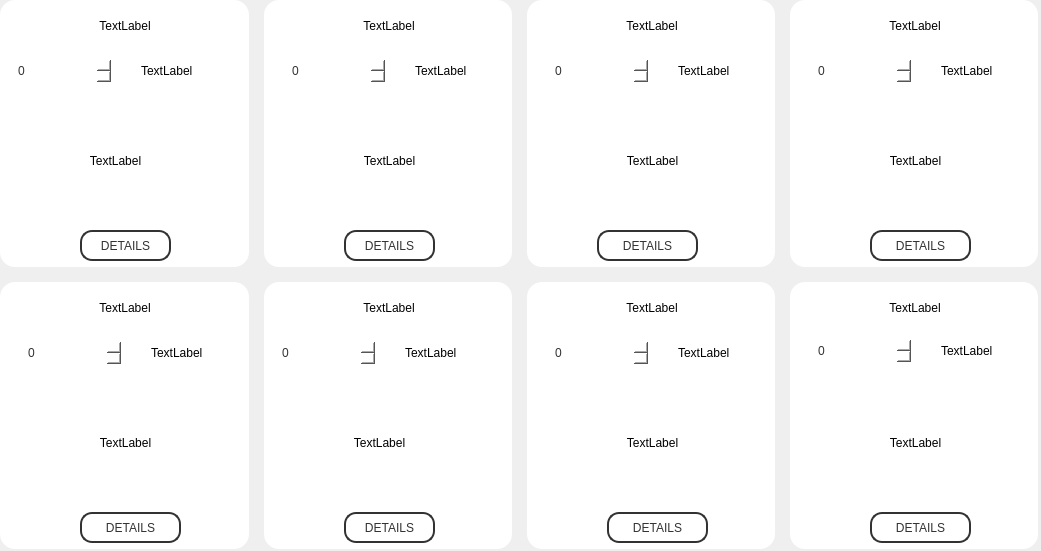
   <widget class="QWidget" name="gridLayoutWidget">
    <property name="geometry">
     <rect>
      <x>80</x>
      <y>120</y>
      <width>1041</width>
      <height>551</height>
     </rect>
    </property>
    <layout class="QGridLayout" name="gridLayout">
     <property name="leftMargin">
      <number>0</number>
     </property>
     <property name="topMargin">
      <number>0</number>
     </property>
     <property name="rightMargin">
      <number>0</number>
     </property>
     <property name="bottomMargin">
      <number>0</number>
     </property>
     <property name="spacing">
      <number>15</number>
     </property>
     <item row="1" column="1">
      <widget class="QFrame" name="frame_7">
       <property name="styleSheet">
        <string notr="true">background-color: rgb(255, 255, 255);
border-style: outset;
font: 12pt &quot;Consolas&quot;;

border-radius: 15px;
padding: 6px;

</string>
       </property>
       <property name="frameShape">
        <enum>QFrame::StyledPanel</enum>
       </property>
       <property name="frameShadow">
        <enum>QFrame::Raised</enum>
       </property>
       <widget class="QPushButton" name="plus_5">
        <property name="geometry">
         <rect>
          <x>210</x>
          <y>10</y>
          <width>31</width>
          <height>31</height>
         </rect>
        </property>
        <property name="cursor">
         <cursorShape>PointingHandCursor</cursorShape>
        </property>
        <property name="styleSheet">
         <string notr="true"/>
        </property>
        <property name="text">
         <string/>
        </property>
       </widget>
       <widget class="QLabel" name="label_5_name">
        <property name="geometry">
         <rect>
          <x>0</x>
          <y>10</y>
          <width>250</width>
          <height>31</height>
         </rect>
        </property>
        <property name="text">
         <string>TextLabel</string>
        </property>
        <property name="alignment">
         <set>Qt::AlignCenter</set>
        </property>
       </widget>
       <widget class="QLabel" name="label_5_img">
        <property name="geometry">
         <rect>
          <x>10</x>
          <y>100</y>
          <width>211</width>
          <height>121</height>
         </rect>
        </property>
        <property name="text">
         <string>TextLabel</string>
        </property>
        <property name="alignment">
         <set>Qt::AlignCenter</set>
        </property>
       </widget>
       <widget class="QPushButton" name="pushButton_5_back">
        <property name="geometry">
         <rect>
          <x>80</x>
          <y>230</y>
          <width>91</width>
          <height>31</height>
         </rect>
        </property>
        <property name="cursor">
         <cursorShape>PointingHandCursor</cursorShape>
        </property>
        <property name="styleSheet">
         <string notr="true">color:rgb(50, 50, 50);
background-color: rgba(255, 255, 255, 0);
border: 2px solid rgb(50, 50, 50);
border-radius:  12px; 
font: 12pt &quot;Consolas&quot;;</string>
        </property>
        <property name="text">
         <string>DETAILS</string>
        </property>
       </widget>
       <widget class="QWidget" name="layoutWidget_12">
        <property name="geometry">
         <rect>
          <x>10</x>
          <y>50</y>
          <width>224</width>
          <height>42</height>
         </rect>
        </property>
        <layout class="QHBoxLayout" name="horizontalLayout_13" stretch="0,0">
         <property name="spacing">
          <number>20</number>
         </property>
         <property name="rightMargin">
          <number>0</number>
         </property>
         <item>
          <widget class="QDoubleSpinBox" name="doubleSpinBox_5">
           <property name="styleSheet">
            <string notr="true">color: rgb(50, 50, 50);
font: 12pt &quot;Consolas&quot;;</string>
           </property>
           <property name="decimals">
            <number>0</number>
           </property>
          </widget>
         </item>
         <item>
          <widget class="QLabel" name="label_5_price">
           <property name="text">
            <string>TextLabel</string>
           </property>
          </widget>
         </item>
        </layout>
       </widget>
       <zorder>label_5_name</zorder>
       <zorder>label_5_img</zorder>
       <zorder>pushButton_5_back</zorder>
       <zorder>layoutWidget_12</zorder>
       <zorder>plus_5</zorder>
      </widget>
     </item>
     <item row="0" column="3">
      <widget class="QFrame" name="frame_4">
       <property name="sizePolicy">
        <sizepolicy hsizetype="Fixed" vsizetype="Preferred">
         <horstretch>0</horstretch>
         <verstretch>0</verstretch>
        </sizepolicy>
       </property>
       <property name="minimumSize">
        <size>
         <width>248</width>
         <height>0</height>
        </size>
       </property>
       <property name="styleSheet">
        <string notr="true">background-color: rgb(255, 255, 255);
border-style: outset;
font: 12pt &quot;Consolas&quot;;

border-radius: 15px;
padding: 6px;

</string>
       </property>
       <property name="frameShape">
        <enum>QFrame::StyledPanel</enum>
       </property>
       <property name="frameShadow">
        <enum>QFrame::Raised</enum>
       </property>
       <widget class="QPushButton" name="plus_2">
        <property name="geometry">
         <rect>
          <x>210</x>
          <y>10</y>
          <width>31</width>
          <height>31</height>
         </rect>
        </property>
        <property name="cursor">
         <cursorShape>PointingHandCursor</cursorShape>
        </property>
        <property name="styleSheet">
         <string notr="true"/>
        </property>
        <property name="text">
         <string/>
        </property>
       </widget>
       <widget class="QLabel" name="label_2_name">
        <property name="geometry">
         <rect>
          <x>0</x>
          <y>10</y>
          <width>250</width>
          <height>31</height>
         </rect>
        </property>
        <property name="styleSheet">
         <string notr="true">font: 12pt &quot;Consolas&quot;;</string>
        </property>
        <property name="text">
         <string>TextLabel</string>
        </property>
        <property name="alignment">
         <set>Qt::AlignCenter</set>
        </property>
       </widget>
       <widget class="QLabel" name="label_2_img">
        <property name="geometry">
         <rect>
          <x>20</x>
          <y>100</y>
          <width>211</width>
          <height>121</height>
         </rect>
        </property>
        <property name="text">
         <string>TextLabel</string>
        </property>
        <property name="alignment">
         <set>Qt::AlignCenter</set>
        </property>
       </widget>
       <widget class="QPushButton" name="pushButton_2_back">
        <property name="geometry">
         <rect>
          <x>70</x>
          <y>230</y>
          <width>101</width>
          <height>31</height>
         </rect>
        </property>
        <property name="cursor">
         <cursorShape>PointingHandCursor</cursorShape>
        </property>
        <property name="styleSheet">
         <string notr="true">color:rgb(50, 50, 50);
background-color: rgba(255, 255, 255, 0);
border: 2px solid rgb(50, 50, 50);
border-radius:  12px; 
font: 12pt &quot;Consolas&quot;;</string>
        </property>
        <property name="text">
         <string>DETAILS</string>
        </property>
       </widget>
       <widget class="QWidget" name="layoutWidget_7">
        <property name="geometry">
         <rect>
          <x>20</x>
          <y>50</y>
          <width>224</width>
          <height>42</height>
         </rect>
        </property>
        <layout class="QHBoxLayout" name="horizontalLayout_8" stretch="0,0">
         <property name="spacing">
          <number>20</number>
         </property>
         <property name="rightMargin">
          <number>0</number>
         </property>
         <item>
          <widget class="QDoubleSpinBox" name="doubleSpinBox_2">
           <property name="styleSheet">
            <string notr="true">color: rgb(50, 50, 50);
font: 12pt &quot;Consolas&quot;;</string>
           </property>
           <property name="decimals">
            <number>0</number>
           </property>
          </widget>
         </item>
         <item>
          <widget class="QLabel" name="label_2_price">
           <property name="text">
            <string>TextLabel</string>
           </property>
          </widget>
         </item>
        </layout>
       </widget>
       <zorder>label_2_img</zorder>
       <zorder>label_2_name</zorder>
       <zorder>pushButton_2_back</zorder>
       <zorder>layoutWidget_7</zorder>
       <zorder>plus_2</zorder>
      </widget>
     </item>
     <item row="1" column="3">
      <widget class="QFrame" name="frame_8">
       <property name="styleSheet">
        <string notr="true">background-color: rgb(255, 255, 255);
border-style: outset;
font: 12pt &quot;Consolas&quot;;

border-radius: 15px;
padding: 6px;

</string>
       </property>
       <property name="frameShape">
        <enum>QFrame::StyledPanel</enum>
       </property>
       <property name="frameShadow">
        <enum>QFrame::Raised</enum>
       </property>
       <widget class="QPushButton" name="plus_6">
        <property name="geometry">
         <rect>
          <x>210</x>
          <y>10</y>
          <width>31</width>
          <height>31</height>
         </rect>
        </property>
        <property name="cursor">
         <cursorShape>PointingHandCursor</cursorShape>
        </property>
        <property name="styleSheet">
         <string notr="true"/>
        </property>
        <property name="text">
         <string/>
        </property>
       </widget>
       <widget class="QLabel" name="label_6_name">
        <property name="geometry">
         <rect>
          <x>0</x>
          <y>10</y>
          <width>250</width>
          <height>31</height>
         </rect>
        </property>
        <property name="text">
         <string>TextLabel</string>
        </property>
        <property name="alignment">
         <set>Qt::AlignCenter</set>
        </property>
       </widget>
       <widget class="QLabel" name="label_6_img">
        <property name="geometry">
         <rect>
          <x>20</x>
          <y>100</y>
          <width>211</width>
          <height>121</height>
         </rect>
        </property>
        <property name="text">
         <string>TextLabel</string>
        </property>
        <property name="alignment">
         <set>Qt::AlignCenter</set>
        </property>
       </widget>
       <widget class="QPushButton" name="pushButton_6_back">
        <property name="geometry">
         <rect>
          <x>80</x>
          <y>230</y>
          <width>101</width>
          <height>31</height>
         </rect>
        </property>
        <property name="cursor">
         <cursorShape>PointingHandCursor</cursorShape>
        </property>
        <property name="styleSheet">
         <string notr="true">color:rgb(50, 50, 50);
background-color: rgba(255, 255, 255, 0);
border: 2px solid rgb(50, 50, 50);
border-radius:  12px; 
font: 12pt &quot;Consolas&quot;;</string>
        </property>
        <property name="text">
         <string>DETAILS</string>
        </property>
       </widget>
       <widget class="QWidget" name="layoutWidget_13">
        <property name="geometry">
         <rect>
          <x>20</x>
          <y>50</y>
          <width>224</width>
          <height>42</height>
         </rect>
        </property>
        <layout class="QHBoxLayout" name="horizontalLayout_14" stretch="0,0">
         <property name="spacing">
          <number>20</number>
         </property>
         <property name="rightMargin">
          <number>0</number>
         </property>
         <item>
          <widget class="QDoubleSpinBox" name="doubleSpinBox_6">
           <property name="styleSheet">
            <string notr="true">color: rgb(50, 50, 50);
font: 12pt &quot;Consolas&quot;;</string>
           </property>
           <property name="decimals">
            <number>0</number>
           </property>
          </widget>
         </item>
         <item>
          <widget class="QLabel" name="label_6_price">
           <property name="text">
            <string>TextLabel</string>
           </property>
          </widget>
         </item>
        </layout>
       </widget>
       <zorder>label_6_img</zorder>
       <zorder>label_6_name</zorder>
       <zorder>pushButton_6_back</zorder>
       <zorder>layoutWidget_13</zorder>
       <zorder>plus_6</zorder>
      </widget>
     </item>
     <item row="1" column="6">
      <widget class="QFrame" name="frame_9">
       <property name="sizePolicy">
        <sizepolicy hsizetype="Preferred" vsizetype="Fixed">
         <horstretch>0</horstretch>
         <verstretch>0</verstretch>
        </sizepolicy>
       </property>
       <property name="minimumSize">
        <size>
         <width>0</width>
         <height>267</height>
        </size>
       </property>
       <property name="styleSheet">
        <string notr="true">background-color: rgb(255, 255, 255);
font: 12pt &quot;Consolas&quot;;
border-radius: 15px;
padding: 6px;

</string>
       </property>
       <property name="frameShape">
        <enum>QFrame::StyledPanel</enum>
       </property>
       <property name="frameShadow">
        <enum>QFrame::Raised</enum>
       </property>
       <widget class="QPushButton" name="plus_7">
        <property name="geometry">
         <rect>
          <x>210</x>
          <y>10</y>
          <width>31</width>
          <height>31</height>
         </rect>
        </property>
        <property name="cursor">
         <cursorShape>PointingHandCursor</cursorShape>
        </property>
        <property name="styleSheet">
         <string notr="true"/>
        </property>
        <property name="text">
         <string/>
        </property>
       </widget>
       <widget class="QLabel" name="label_7_name">
        <property name="geometry">
         <rect>
          <x>0</x>
          <y>10</y>
          <width>250</width>
          <height>31</height>
         </rect>
        </property>
        <property name="styleSheet">
         <string notr="true">font: 12pt &quot;Consolas&quot;;</string>
        </property>
        <property name="text">
         <string>TextLabel</string>
        </property>
        <property name="alignment">
         <set>Qt::AlignCenter</set>
        </property>
       </widget>
       <widget class="QLabel" name="label_7_img">
        <property name="geometry">
         <rect>
          <x>20</x>
          <y>100</y>
          <width>211</width>
          <height>121</height>
         </rect>
        </property>
        <property name="text">
         <string>TextLabel</string>
        </property>
        <property name="alignment">
         <set>Qt::AlignCenter</set>
        </property>
       </widget>
       <widget class="QPushButton" name="pushButton_7_back">
        <property name="geometry">
         <rect>
          <x>80</x>
          <y>230</y>
          <width>101</width>
          <height>31</height>
         </rect>
        </property>
        <property name="cursor">
         <cursorShape>PointingHandCursor</cursorShape>
        </property>
        <property name="styleSheet">
         <string notr="true">color:rgb(50, 50, 50);
background-color: rgba(255, 255, 255, 0);
border: 2px solid rgb(50, 50, 50);
border-radius:  12px; 
font: 12pt &quot;Consolas&quot;;</string>
        </property>
        <property name="text">
         <string>DETAILS</string>
        </property>
       </widget>
       <widget class="QWidget" name="layoutWidget_14">
        <property name="geometry">
         <rect>
          <x>20</x>
          <y>50</y>
          <width>224</width>
          <height>38</height>
         </rect>
        </property>
        <layout class="QHBoxLayout" name="horizontalLayout_15" stretch="0,0">
         <property name="spacing">
          <number>20</number>
         </property>
         <property name="rightMargin">
          <number>0</number>
         </property>
         <item>
          <widget class="QDoubleSpinBox" name="doubleSpinBox_7">
           <property name="styleSheet">
            <string notr="true">color: rgb(50, 50, 50);
font: 12pt &quot;Consolas&quot;;</string>
           </property>
           <property name="decimals">
            <number>0</number>
           </property>
          </widget>
         </item>
         <item>
          <widget class="QLabel" name="label_7_price">
           <property name="text">
            <string>TextLabel</string>
           </property>
          </widget>
         </item>
        </layout>
       </widget>
       <zorder>label_7_img</zorder>
       <zorder>label_7_name</zorder>
       <zorder>pushButton_7_back</zorder>
       <zorder>layoutWidget_14</zorder>
       <zorder>plus_7</zorder>
      </widget>
     </item>
     <item row="1" column="0">
      <widget class="QFrame" name="frame_6">
       <property name="styleSheet">
        <string notr="true">background-color: rgb(255, 255, 255);
border-style: outset;
font: 12pt &quot;Consolas&quot;;

border-radius: 15px;
padding: 6px;

</string>
       </property>
       <property name="frameShape">
        <enum>QFrame::StyledPanel</enum>
       </property>
       <property name="frameShadow">
        <enum>QFrame::Raised</enum>
       </property>
       <widget class="QPushButton" name="plus_4">
        <property name="geometry">
         <rect>
          <x>210</x>
          <y>10</y>
          <width>31</width>
          <height>31</height>
         </rect>
        </property>
        <property name="cursor">
         <cursorShape>PointingHandCursor</cursorShape>
        </property>
        <property name="styleSheet">
         <string notr="true"/>
        </property>
        <property name="text">
         <string/>
        </property>
       </widget>
       <widget class="QLabel" name="label_4_name">
        <property name="geometry">
         <rect>
          <x>0</x>
          <y>10</y>
          <width>250</width>
          <height>31</height>
         </rect>
        </property>
        <property name="text">
         <string>TextLabel</string>
        </property>
        <property name="alignment">
         <set>Qt::AlignCenter</set>
        </property>
       </widget>
       <widget class="QLabel" name="label_4_img">
        <property name="geometry">
         <rect>
          <x>20</x>
          <y>100</y>
          <width>211</width>
          <height>121</height>
         </rect>
        </property>
        <property name="text">
         <string>TextLabel</string>
        </property>
        <property name="alignment">
         <set>Qt::AlignCenter</set>
        </property>
       </widget>
       <widget class="QPushButton" name="pushButton_4_back">
        <property name="geometry">
         <rect>
          <x>80</x>
          <y>230</y>
          <width>101</width>
          <height>31</height>
         </rect>
        </property>
        <property name="cursor">
         <cursorShape>PointingHandCursor</cursorShape>
        </property>
        <property name="styleSheet">
         <string notr="true">color:rgb(50, 50, 50);
background-color: rgba(255, 255, 255, 0);
border: 2px solid rgb(50, 50, 50);
border-radius:  12px; 
font: 12pt &quot;Consolas&quot;;</string>
        </property>
        <property name="text">
         <string>DETAILS</string>
        </property>
       </widget>
       <widget class="QWidget" name="layoutWidget_11">
        <property name="geometry">
         <rect>
          <x>20</x>
          <y>50</y>
          <width>224</width>
          <height>42</height>
         </rect>
        </property>
        <layout class="QHBoxLayout" name="horizontalLayout_12" stretch="0,0">
         <property name="spacing">
          <number>20</number>
         </property>
         <property name="rightMargin">
          <number>0</number>
         </property>
         <item>
          <widget class="QDoubleSpinBox" name="doubleSpinBox_4">
           <property name="styleSheet">
            <string notr="true">color: rgb(50, 50, 50);
font: 12pt &quot;Consolas&quot;;</string>
           </property>
           <property name="decimals">
            <number>0</number>
           </property>
          </widget>
         </item>
         <item>
          <widget class="QLabel" name="label_4_price">
           <property name="text">
            <string>TextLabel</string>
           </property>
          </widget>
         </item>
        </layout>
       </widget>
       <zorder>label_4_name</zorder>
       <zorder>label_4_img</zorder>
       <zorder>pushButton_4_back</zorder>
       <zorder>layoutWidget_11</zorder>
       <zorder>plus_4</zorder>
      </widget>
     </item>
     <item row="0" column="0">
      <widget class="QFrame" name="frame_0">
       <property name="enabled">
        <bool>true</bool>
       </property>
       <property name="sizePolicy">
        <sizepolicy hsizetype="Fixed" vsizetype="Fixed">
         <horstretch>0</horstretch>
         <verstretch>0</verstretch>
        </sizepolicy>
       </property>
       <property name="minimumSize">
        <size>
         <width>249</width>
         <height>267</height>
        </size>
       </property>
       <property name="styleSheet">
        <string notr="true">background-color: rgb(255, 255, 255);
border-style: outset;
font: 12pt &quot;Consolas&quot;;

border-radius: 15px;
padding: 6px;

</string>
       </property>
       <property name="frameShape">
        <enum>QFrame::StyledPanel</enum>
       </property>
       <property name="frameShadow">
        <enum>QFrame::Raised</enum>
       </property>
       <widget class="QPushButton" name="plus_0">
        <property name="geometry">
         <rect>
          <x>210</x>
          <y>10</y>
          <width>31</width>
          <height>31</height>
         </rect>
        </property>
        <property name="cursor">
         <cursorShape>PointingHandCursor</cursorShape>
        </property>
        <property name="styleSheet">
         <string notr="true"/>
        </property>
        <property name="text">
         <string/>
        </property>
       </widget>
       <widget class="QLabel" name="label_0_name">
        <property name="geometry">
         <rect>
          <x>0</x>
          <y>10</y>
          <width>250</width>
          <height>31</height>
         </rect>
        </property>
        <property name="styleSheet">
         <string notr="true">font: 12pt &quot;Consolas&quot;;</string>
        </property>
        <property name="text">
         <string>TextLabel</string>
        </property>
        <property name="alignment">
         <set>Qt::AlignCenter</set>
        </property>
       </widget>
       <widget class="QLabel" name="label_0_img">
        <property name="geometry">
         <rect>
          <x>10</x>
          <y>100</y>
          <width>211</width>
          <height>121</height>
         </rect>
        </property>
        <property name="text">
         <string>TextLabel</string>
        </property>
        <property name="alignment">
         <set>Qt::AlignCenter</set>
        </property>
       </widget>
       <widget class="QWidget" name="layoutWidget_3">
        <property name="geometry">
         <rect>
          <x>10</x>
          <y>50</y>
          <width>224</width>
          <height>42</height>
         </rect>
        </property>
        <layout class="QHBoxLayout" name="horizontalLayout_4" stretch="0,0">
         <property name="spacing">
          <number>20</number>
         </property>
         <property name="rightMargin">
          <number>0</number>
         </property>
         <item>
          <widget class="QDoubleSpinBox" name="doubleSpinBox_0">
           <property name="styleSheet">
            <string notr="true">color: rgb(50, 50, 50);
font: 12pt &quot;Consolas&quot;;</string>
           </property>
           <property name="decimals">
            <number>0</number>
           </property>
          </widget>
         </item>
         <item>
          <widget class="QLabel" name="label_0_price">
           <property name="text">
            <string>TextLabel</string>
           </property>
          </widget>
         </item>
        </layout>
       </widget>
       <widget class="QPushButton" name="pushButton_back_0">
        <property name="geometry">
         <rect>
          <x>80</x>
          <y>230</y>
          <width>91</width>
          <height>31</height>
         </rect>
        </property>
        <property name="cursor">
         <cursorShape>PointingHandCursor</cursorShape>
        </property>
        <property name="styleSheet">
         <string notr="true">color:rgb(50, 50, 50);
background-color: rgba(255, 255, 255, 0);
border: 2px solid rgb(50, 50, 50);
border-radius:  12px; 
font: 12pt &quot;Consolas&quot;;</string>
        </property>
        <property name="text">
         <string>DETAILS</string>
        </property>
       </widget>
       <zorder>label_0_img</zorder>
       <zorder>label_0_name</zorder>
       <zorder>pushButton_back_0</zorder>
       <zorder>layoutWidget_3</zorder>
       <zorder>plus_0</zorder>
      </widget>
     </item>
     <item row="0" column="1">
      <widget class="QFrame" name="frame_1">
       <property name="sizePolicy">
        <sizepolicy hsizetype="Fixed" vsizetype="Preferred">
         <horstretch>0</horstretch>
         <verstretch>0</verstretch>
        </sizepolicy>
       </property>
       <property name="minimumSize">
        <size>
         <width>248</width>
         <height>0</height>
        </size>
       </property>
       <property name="styleSheet">
        <string notr="true">background-color: rgb(255, 255, 255);
border-style: outset;
font: 12pt &quot;Consolas&quot;;

border-radius: 15px;
padding: 6px;

</string>
       </property>
       <property name="frameShape">
        <enum>QFrame::StyledPanel</enum>
       </property>
       <property name="frameShadow">
        <enum>QFrame::Raised</enum>
       </property>
       <widget class="QPushButton" name="plus_1">
        <property name="geometry">
         <rect>
          <x>210</x>
          <y>10</y>
          <width>31</width>
          <height>31</height>
         </rect>
        </property>
        <property name="cursor">
         <cursorShape>PointingHandCursor</cursorShape>
        </property>
        <property name="styleSheet">
         <string notr="true"/>
        </property>
        <property name="text">
         <string/>
        </property>
       </widget>
       <widget class="QLabel" name="label_1_name">
        <property name="geometry">
         <rect>
          <x>0</x>
          <y>10</y>
          <width>250</width>
          <height>31</height>
         </rect>
        </property>
        <property name="styleSheet">
         <string notr="true">font: 12pt &quot;Consolas&quot;;</string>
        </property>
        <property name="text">
         <string>TextLabel</string>
        </property>
        <property name="alignment">
         <set>Qt::AlignCenter</set>
        </property>
       </widget>
       <widget class="QLabel" name="label_1_img">
        <property name="geometry">
         <rect>
          <x>20</x>
          <y>100</y>
          <width>211</width>
          <height>121</height>
         </rect>
        </property>
        <property name="text">
         <string>TextLabel</string>
        </property>
        <property name="alignment">
         <set>Qt::AlignCenter</set>
        </property>
       </widget>
       <widget class="QWidget" name="layoutWidget">
        <property name="geometry">
         <rect>
          <x>20</x>
          <y>50</y>
          <width>224</width>
          <height>42</height>
         </rect>
        </property>
        <layout class="QHBoxLayout" name="horizontalLayout" stretch="0,0">
         <property name="spacing">
          <number>20</number>
         </property>
         <property name="rightMargin">
          <number>0</number>
         </property>
         <item>
          <widget class="QDoubleSpinBox" name="doubleSpinBox_1">
           <property name="styleSheet">
            <string notr="true">color: rgb(50, 50, 50);
font: 12pt &quot;Consolas&quot;;</string>
           </property>
           <property name="decimals">
            <number>0</number>
           </property>
          </widget>
         </item>
         <item>
          <widget class="QLabel" name="label_1_price">
           <property name="text">
            <string>TextLabel</string>
           </property>
          </widget>
         </item>
        </layout>
       </widget>
       <widget class="QPushButton" name="pushButton_back_1">
        <property name="geometry">
         <rect>
          <x>80</x>
          <y>230</y>
          <width>91</width>
          <height>31</height>
         </rect>
        </property>
        <property name="cursor">
         <cursorShape>PointingHandCursor</cursorShape>
        </property>
        <property name="styleSheet">
         <string notr="true">color:rgb(50, 50, 50);
background-color: rgba(255, 255, 255, 0);
border: 2px solid rgb(50, 50, 50);
border-radius:  12px; 
font: 12pt &quot;Consolas&quot;;</string>
        </property>
        <property name="text">
         <string>DETAILS</string>
        </property>
       </widget>
       <zorder>label_1_img</zorder>
       <zorder>label_1_name</zorder>
       <zorder>layoutWidget</zorder>
       <zorder>plus_1</zorder>
       <zorder>pushButton_back_1</zorder>
      </widget>
     </item>
     <item row="0" column="6">
      <widget class="QFrame" name="frame_5">
       <property name="sizePolicy">
        <sizepolicy hsizetype="Fixed" vsizetype="Preferred">
         <horstretch>0</horstretch>
         <verstretch>0</verstretch>
        </sizepolicy>
       </property>
       <property name="minimumSize">
        <size>
         <width>248</width>
         <height>0</height>
        </size>
       </property>
       <property name="styleSheet">
        <string notr="true">background-color: rgb(255, 255, 255);
border-style: outset;
font:12pt &quot;Consolas&quot;;

border-radius: 15px;
padding: 6px;

</string>
       </property>
       <property name="frameShape">
        <enum>QFrame::StyledPanel</enum>
       </property>
       <property name="frameShadow">
        <enum>QFrame::Raised</enum>
       </property>
       <widget class="QPushButton" name="plus_3">
        <property name="geometry">
         <rect>
          <x>210</x>
          <y>10</y>
          <width>31</width>
          <height>31</height>
         </rect>
        </property>
        <property name="cursor">
         <cursorShape>PointingHandCursor</cursorShape>
        </property>
        <property name="styleSheet">
         <string notr="true">qproperty-icon: url(&quot;:/img/plus.png&quot;);
</string>
        </property>
        <property name="text">
         <string/>
        </property>
       </widget>
       <widget class="QLabel" name="label_3_name">
        <property name="geometry">
         <rect>
          <x>0</x>
          <y>10</y>
          <width>250</width>
          <height>31</height>
         </rect>
        </property>
        <property name="styleSheet">
         <string notr="true">font: 12pt &quot;Consolas&quot;;</string>
        </property>
        <property name="text">
         <string>TextLabel</string>
        </property>
        <property name="alignment">
         <set>Qt::AlignCenter</set>
        </property>
       </widget>
       <widget class="QLabel" name="label_3_img">
        <property name="geometry">
         <rect>
          <x>20</x>
          <y>100</y>
          <width>211</width>
          <height>121</height>
         </rect>
        </property>
        <property name="text">
         <string>TextLabel</string>
        </property>
        <property name="alignment">
         <set>Qt::AlignCenter</set>
        </property>
       </widget>
       <widget class="QPushButton" name="pushButton_3_back">
        <property name="geometry">
         <rect>
          <x>80</x>
          <y>230</y>
          <width>101</width>
          <height>31</height>
         </rect>
        </property>
        <property name="cursor">
         <cursorShape>PointingHandCursor</cursorShape>
        </property>
        <property name="styleSheet">
         <string notr="true">color:rgb(50, 50, 50);
background-color: rgba(255, 255, 255, 0);
border: 2px solid rgb(50, 50, 50);
border-radius:  12px; 
font: 12pt &quot;Consolas&quot;;</string>
        </property>
        <property name="text">
         <string>DETAILS</string>
        </property>
       </widget>
       <widget class="QWidget" name="layoutWidget_9">
        <property name="geometry">
         <rect>
          <x>20</x>
          <y>50</y>
          <width>224</width>
          <height>42</height>
         </rect>
        </property>
        <layout class="QHBoxLayout" name="horizontalLayout_10" stretch="0,0">
         <property name="spacing">
          <number>20</number>
         </property>
         <property name="rightMargin">
          <number>0</number>
         </property>
         <item>
          <widget class="QDoubleSpinBox" name="doubleSpinBox_3">
           <property name="styleSheet">
            <string notr="true">color: rgb(50, 50, 50);
font: 12pt &quot;Consolas&quot;;</string>
           </property>
           <property name="decimals">
            <number>0</number>
           </property>
          </widget>
         </item>
         <item>
          <widget class="QLabel" name="label_3_price">
           <property name="text">
            <string>TextLabel</string>
           </property>
          </widget>
         </item>
        </layout>
       </widget>
       <zorder>label_3_img</zorder>
       <zorder>label_3_name</zorder>
       <zorder>pushButton_3_back</zorder>
       <zorder>layoutWidget_9</zorder>
       <zorder>plus_3</zorder>
      </widget>
     </item>
    </layout>
    <zorder>frame_7</zorder>
    <zorder>frame_4</zorder>
    <zorder>frame_8</zorder>
    <zorder>frame_9</zorder>
    <zorder>frame_6</zorder>
    <zorder>frame_1</zorder>
    <zorder>frame_5</zorder>
    <zorder>frame_0</zorder>
   </widget>
